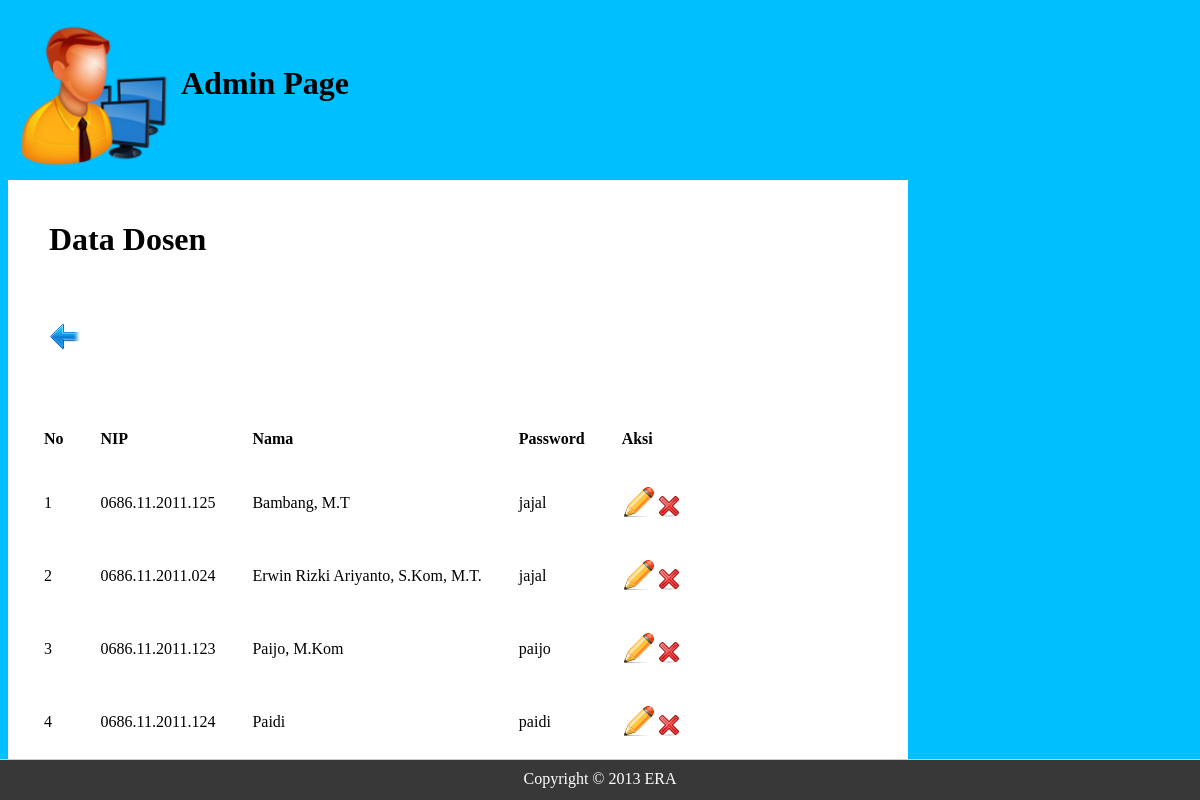
/tampildosen.php, run on the app's committed database.
### tables this page shows
CREATE TABLE IF NOT EXISTS `dosen` (
  `id` int(11) NOT NULL AUTO_INCREMENT,
  `nip` varchar(20) NOT NULL,
  `nama` varchar(50) NOT NULL,
  `password` varchar(50) NOT NULL,
  PRIMARY KEY (`id`)
);

### tampildosen.php (the view, shortened to what this page needs)
<html>
<head>
	<link rel="stylesheet" type="text/css" href="CSS/layout.css"/>
	<link rel="stylesheet" type="text/css" href="CSS/font.css"/>
	<link rel="stylesheet" type="text/css" href="CSS/element.css"/>
</head>
<body>
	<div id="container">
	<div id="header">
		<table border="0" cellspacing="10">
			<tr>
				<td><img src="Images/admin.png" width="150" height="150" /></td>
				<td><h1>Admin Page</h1></td>
			</tr>
		</table>
	</div>
	<div id="cpanel">
		<table border="0" cellspacing="40">
			<tr>
				<td colspan="3"><h1>Data Dosen</h1></td>
			</tr>
			<tr>
				<td>
					<a href="datadosen.html" title="Kembali"><img src="Images/back.png" /></a>
				</td>
			</tr>
			<table border="0" cellspacing="35">
				<tr>
					<td><b>No</b></td>
					<td><b>NIP</b></td>
					<td><b>Nama</b></td>
					<td><b>Password</b></td>
					<td><b>Aksi</b></td>
				</tr>
				<?php
					$no = 1;
					$tampil = "SELECT * FROM dosen;";
					$querytampil = mysql_query($tampil);
					while($hasil = mysql_fetch_array($querytampil)) {
						$id = $hasil['id'];
						$nip = $hasil['nip'];
						$nama = $hasil['nama'];
						$pass = $hasil['password'];
				?>
					<tr>
						<td><?php echo $no; ?></td>
						<td><?php echo $nip; ?></td>
						<td><?php echo $nama; ?></td>
						<td><?php echo $pass; ?></td>
						<td>
							<a href="formupdatedosen.php?id=<?php echo $id; ?>" title="Update"><img src="Images/update.png" /></a>
							<a href="deletedosen.php?id=<?php echo $id; ?>" title="Delete" onclick="return confirm('Anda Yakin Ingin Menghapusnya?')"><img src="Images/delete.png" /></a>
						</td>
					</tr>
				<?php
						$no++;
					}
				?>
			</table>
		</table>
	</div>
	</div>
	<div id="footer">Copyright &copy; 2013 ERA</div>
</body>
</html>

### CSS/layout.css (style rules this page uses)
#container { margin: auto; width: 1200px; }
#footer { background-color: #383838; border-top: 1px solid #ccc; bottom: 0; color: #ffffff; height: 20px; padding: 10px; position: fixed; top: auto; left: 0; right: 0; z-index: 101; text-align:center; }
body { background-color: #00BFFF; }
#cpanel { background: white; margin-top: 0px; width: 900px; }

### CSS/element.css (style rules this page uses)
a:link { text-decoration: none; color: black; }

### data on the page
dosen: nip "0686.11.2011.125", nama "Bambang, M.T", password "jajal"
dosen: nip "0686.11.2011.024", nama "Erwin Rizki Ariyanto, S.Kom, M.T.", password "jajal"
dosen: nip "0686.11.2011.123", nama "Paijo, M.Kom", password "paijo"
dosen: nip "0686.11.2011.124", nama "Paidi", password "paidi"
